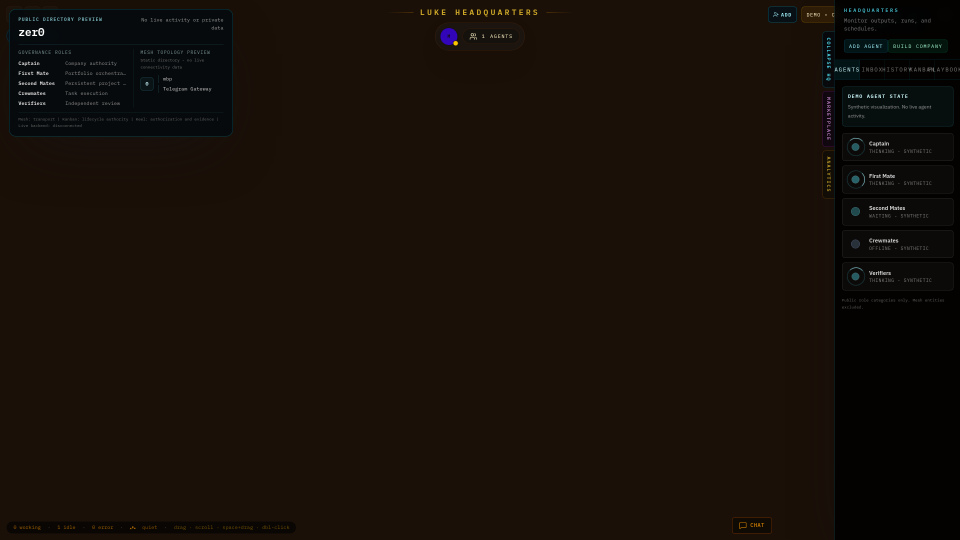
#> input picture evidence/live-pulse-agents-private.png, 1920 x 1080 px (shown at 1/2 size)
$ python -i analyze_sr_decision.py   (imports and definitions only)   (older library calls are emulated)
#> lines starting #> are read from the running program, lines starting #| are printed output that depends on the picture; after the words box and inside, x2 and y2 are one past the last pixel; in counts of white or black regions, pixels touching at a corner belong together
#!/usr/bin/env python3
"""Reproducible display-resolution SR cost/identity decision for CardTwin."""

from __future__ import annotations

import argparse
import json
import re
import subprocess
import tempfile
from difflib import SequenceMatcher
from pathlib import Path

import cv2
import numpy as np

VIEWPORT = (390, 844)
THRESHOLDS = {
    "ocrAgreementMin": 0.90,
    "contourIouMin": 0.70,
    "paletteDeltaEMax": 10.0,
    "symbolTemplateMin": 0.80,
}


# [5 lines left out: function normalized_edit_agreement, not called in this run]


def _edges(image: np.ndarray) -> np.ndarray:
    gray = image if image.ndim == 2 else cv2.cvtColor(image, cv2.COLOR_BGR2GRAY)
    return cv2.dilate(cv2.Canny(gray, 80, 160), np.ones((3, 3), np.uint8)) > 0


# [32 lines left out: functions contour_iou, palette_delta_e, symbol_template_score, select_cheapest_eligible, not called in this run]


def lanczos_upscale(image: np.ndarray) -> np.ndarray:
    return cv2.resize(image, None, fx=4, fy=4, interpolation=cv2.INTER_LANCZOS4)


# [10 lines left out: function _ocr, not called in this run]


def _sharpness(image: np.ndarray) -> float:
    return float(cv2.Laplacian(cv2.cvtColor(image, cv2.COLOR_BGR2GRAY), cv2.CV_64F).var())


# [84 lines left out: functions _symbol_score, analyze, main, not called in this run]


# [2 lines not run here, left out]

>>> import cv2
>>> picture = cv2.imread('../evidence/live-pulse-agents-private.png')
#> picture is the input picture: shape (1080, 1920, 3); mean B, G, R 8.7, 15.1, 22.8
>>> result = _edges(picture)
#> in _edges, `return cv2.dilate(cv2.Canny(gray, 80, 160), np.ones((3, 3), np.uint8))..`:
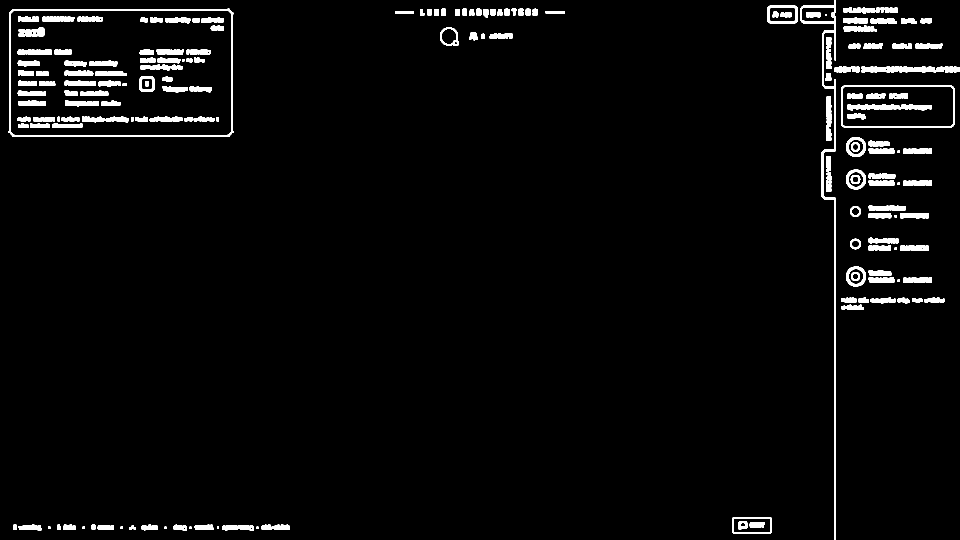
#> returned value: shape (1080, 1920) bool (shown at 1/2 size); 3.2% white; 185 white regions (1 under 20 px), largest, box (x1, y1, x2, y2) and area: (1601, 0, 1672, 1080) 4883, (17, 17, 467, 274) 4204, (1682, 171, 1909, 255) 1820
